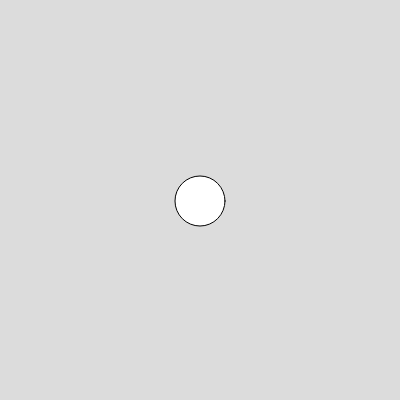
Frame 1 (no input)
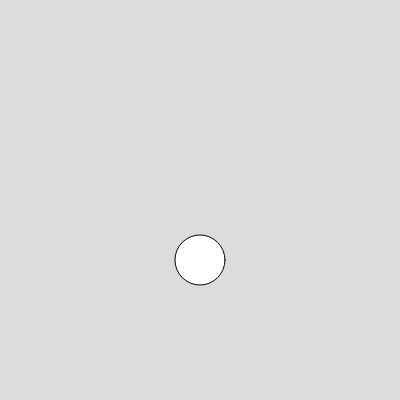
Frame 60 (no input)
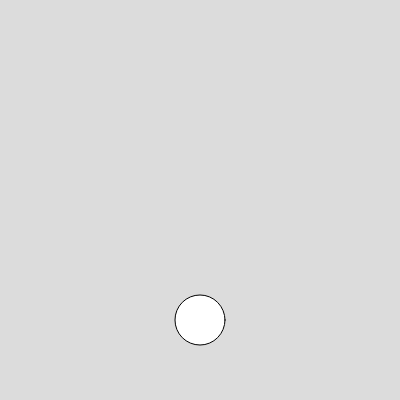
Frame 120 (the mouse pressed at the canvas centre since frame 60)

The p5.js sketch that drew these frames (run headless with seeded random() and noise() and a simulated clock; from frame 60 on, the mouse is pressed at the canvas centre):

// p5.js sketch
// ── sketch.js
let yPos;
var ySpeed = 1;
var radius = 50;

function setup() {
  createCanvas(400, 400);
  yPos = height / 2;
}

function draw() {
  background(220);
  yPos = yPos + ySpeed;
  if (yPos + radius / 2 > height || yPos - radius / 2 < 0) {
    ySpeed *= -1.0;
  }
  ellipse(width / 2, yPos, radius);
}
